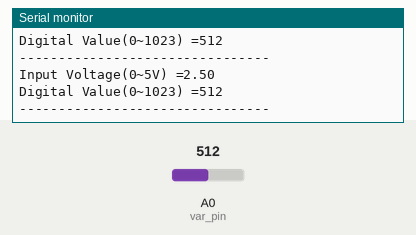
The sketch below on a simulated Arduino Uno, built with avr-gcc and run on an emulated ATmega328P. On the bench: the last lines printed to the serial monitor. Inputs (shaded band) come from the test bench; at power-on: A0 (var_pin) = 512.

Above: at 2.8 s.
2.9 s: A0 (var_pin) set to 716
At 4.8 s:
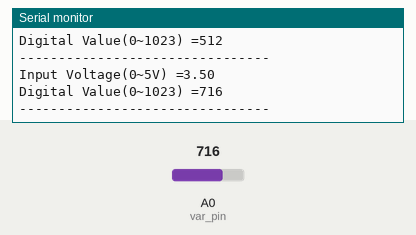
5.6 s: A0 (var_pin) set to 900
At 6.4 s:
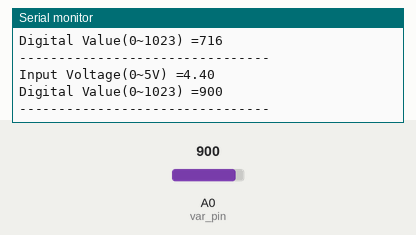
Timing chart, 0 to 8.6 s (numbered marks = the images above; inputs shaded):
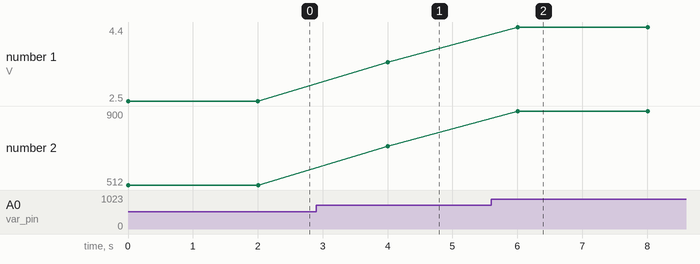

The sketch:

app.ino
```cpp
const int var_pin = A0; //가변저항 연결핀
int analog_val;

void setup(){
    Serial.begin(115200);
}

void loop(){
    int digital_val;
    float ff;

    digital_val = analogRead(var_pin);
    ff = (float)digital_val / 1023. *5.0;

    Serial.print("Input Voltage(0~5V) =");
    Serial.println(ff);

    Serial.print("Digital Value(0~1023) =");
    Serial.println(digital_val);
    Serial.println("--------------------------------");

    delay(2000);
}
```

Measured:
- after the input at 2.9 s, the serial monitor: prints a new line after 1.1 s (image 1)
- after the input at 5.6 s, the serial monitor: prints a new line after 0.41 s (image 2)
- plotted number 1: 2.5 → 3.5 after the input at 2.9 s, 3.5 → 4.4 after the input at 5.6 s
- plotted number 2: 512 → 716 after the input at 2.9 s, 716 → 900 after the input at 5.6 s
